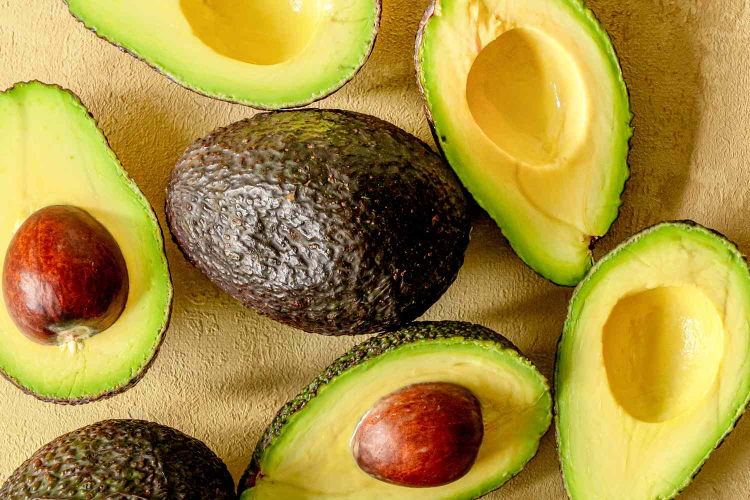
#> input picture regression_models_on_avacado/avocado.jpg, 1500 x 1000 px, found by its file name (shown at 1/2 size)
$ jupyter execute --allow-errors EDA_avacado.ipynb
#> lines starting #> are read from the running program, lines starting #| are printed output that depends on the picture
[cell 1]
import numpy as np
import seaborn as sns
import matplotlib.pyplot as plt
import pandas as pd
from PIL import Image
from IPython.display import display

img=Image.open(r'D:\GenAi\ML\regression_models_on_avacado\avocado.jpg')
#> img is the input picture: PIL image 1500x1000 RGB; mean R, G, B 169.5, 144.8, 63.2
display(img.resize((500,500)))
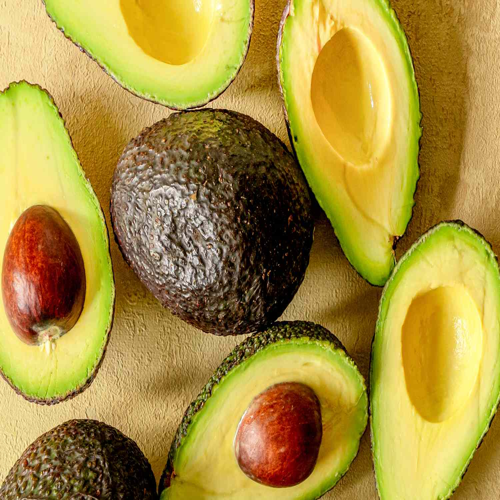
#> shown: PIL image 500x500 RGB; mean R, G, B 169.5, 144.8, 63.2

#> (a cell that did not finish here is left out)

#> (a cell that did not finish here is left out)

#> (a cell that did not finish here is left out)

### From the above information the data has no missing values and no null values.
### now we can plot the graphs.

#  first we start with univariate.

### from the data set we can plot what is the  AveragePrice of avocado ,Total volume etc

#> (a cell that did not finish here is left out)

#> (a cell that did not finish here is left out)

#> (a cell that did not finish here is left out)

[cell 8]
plt.figure(figsize=(8,6))
#> (this line was passed over: IPython is not available in this run)
#> (the rest of this cell did not finish here and is left out)

#> (a cell that did not finish here is left out)

[cell 10]
#sns.boxenplot(x= df['Small Bags'],hue= df['AveragePrice'])

#> (a cell that did not finish here is left out)

[cell 12]
plt.figure(figsize=(9,5))
#> (this line was passed over: IPython is not available in this run)
